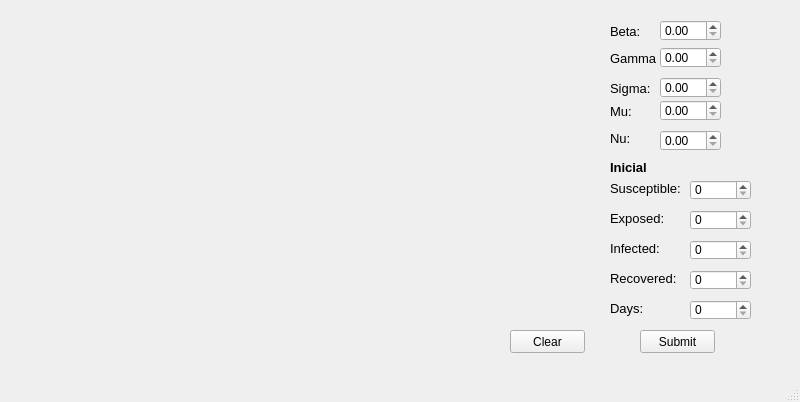
<?xml version="1.0" encoding="UTF-8"?>
<ui version="4.0">
 <class>MainWindow</class>
 <widget class="QMainWindow" name="MainWindow">
  <property name="geometry">
   <rect>
    <x>0</x>
    <y>0</y>
    <width>800</width>
    <height>402</height>
   </rect>
  </property>
  <property name="windowTitle">
   <string>MainWindow</string>
  </property>
  <widget class="QWidget" name="centralwidget">
   <widget class="QCustomPlot" name="plotCustom" native="true">
    <property name="geometry">
     <rect>
      <x>20</x>
      <y>10</y>
      <width>561</width>
      <height>311</height>
     </rect>
    </property>
   </widget>
   <widget class="QLabel" name="label">
    <property name="geometry">
     <rect>
      <x>610</x>
      <y>23</y>
      <width>47</width>
      <height>16</height>
     </rect>
    </property>
    <property name="font">
     <font>
      <pointsize>10</pointsize>
     </font>
    </property>
    <property name="text">
     <string>Beta:</string>
    </property>
   </widget>
   <widget class="QDoubleSpinBox" name="spBoxBeta">
    <property name="geometry">
     <rect>
      <x>660</x>
      <y>20</y>
      <width>61</width>
      <height>21</height>
     </rect>
    </property>
   </widget>
   <widget class="QDoubleSpinBox" name="spBoxGamma">
    <property name="geometry">
     <rect>
      <x>660</x>
      <y>47</y>
      <width>61</width>
      <height>21</height>
     </rect>
    </property>
   </widget>
   <widget class="QLabel" name="label_2">
    <property name="geometry">
     <rect>
      <x>610</x>
      <y>50</y>
      <width>47</width>
      <height>16</height>
     </rect>
    </property>
    <property name="font">
     <font>
      <pointsize>10</pointsize>
     </font>
    </property>
    <property name="text">
     <string>Gamma:</string>
    </property>
   </widget>
   <widget class="QDoubleSpinBox" name="spBoxSigma">
    <property name="geometry">
     <rect>
      <x>660</x>
      <y>77</y>
      <width>61</width>
      <height>21</height>
     </rect>
    </property>
   </widget>
   <widget class="QLabel" name="label_3">
    <property name="geometry">
     <rect>
      <x>610</x>
      <y>80</y>
      <width>47</width>
      <height>16</height>
     </rect>
    </property>
    <property name="font">
     <font>
      <pointsize>10</pointsize>
     </font>
    </property>
    <property name="text">
     <string>Sigma:</string>
    </property>
   </widget>
   <widget class="QLabel" name="label_4">
    <property name="geometry">
     <rect>
      <x>610</x>
      <y>130</y>
      <width>47</width>
      <height>16</height>
     </rect>
    </property>
    <property name="font">
     <font>
      <pointsize>10</pointsize>
     </font>
    </property>
    <property name="text">
     <string>Nu:</string>
    </property>
   </widget>
   <widget class="QLabel" name="label_5">
    <property name="geometry">
     <rect>
      <x>610</x>
      <y>103</y>
      <width>47</width>
      <height>16</height>
     </rect>
    </property>
    <property name="font">
     <font>
      <pointsize>10</pointsize>
     </font>
    </property>
    <property name="text">
     <string>Mu:</string>
    </property>
   </widget>
   <widget class="QLabel" name="label_6">
    <property name="geometry">
     <rect>
      <x>610</x>
      <y>160</y>
      <width>47</width>
      <height>14</height>
     </rect>
    </property>
    <property name="font">
     <font>
      <pointsize>10</pointsize>
      <weight>75</weight>
      <bold>true</bold>
     </font>
    </property>
    <property name="text">
     <string>Inicial</string>
    </property>
   </widget>
   <widget class="QLabel" name="label_7">
    <property name="geometry">
     <rect>
      <x>610</x>
      <y>180</y>
      <width>71</width>
      <height>16</height>
     </rect>
    </property>
    <property name="font">
     <font>
      <pointsize>10</pointsize>
     </font>
    </property>
    <property name="text">
     <string>Susceptible:</string>
    </property>
   </widget>
   <widget class="QSpinBox" name="spBoxSusceptible">
    <property name="geometry">
     <rect>
      <x>690</x>
      <y>180</y>
      <width>61</width>
      <height>20</height>
     </rect>
    </property>
   </widget>
   <widget class="QLabel" name="label_8">
    <property name="geometry">
     <rect>
      <x>610</x>
      <y>210</y>
      <width>71</width>
      <height>16</height>
     </rect>
    </property>
    <property name="font">
     <font>
      <pointsize>10</pointsize>
     </font>
    </property>
    <property name="text">
     <string>Exposed:</string>
    </property>
   </widget>
   <widget class="QSpinBox" name="spBoxExposed">
    <property name="geometry">
     <rect>
      <x>690</x>
      <y>210</y>
      <width>61</width>
      <height>20</height>
     </rect>
    </property>
   </widget>
   <widget class="QLabel" name="label_9">
    <property name="geometry">
     <rect>
      <x>610</x>
      <y>240</y>
      <width>71</width>
      <height>16</height>
     </rect>
    </property>
    <property name="font">
     <font>
      <pointsize>10</pointsize>
     </font>
    </property>
    <property name="text">
     <string>Infected:</string>
    </property>
   </widget>
   <widget class="QSpinBox" name="spBoxInfected">
    <property name="geometry">
     <rect>
      <x>690</x>
      <y>240</y>
      <width>61</width>
      <height>20</height>
     </rect>
    </property>
   </widget>
   <widget class="QLabel" name="label_10">
    <property name="geometry">
     <rect>
      <x>610</x>
      <y>270</y>
      <width>71</width>
      <height>16</height>
     </rect>
    </property>
    <property name="font">
     <font>
      <pointsize>10</pointsize>
     </font>
    </property>
    <property name="text">
     <string>Recovered:</string>
    </property>
   </widget>
   <widget class="QSpinBox" name="spBoxRecovered">
    <property name="geometry">
     <rect>
      <x>690</x>
      <y>270</y>
      <width>61</width>
      <height>20</height>
     </rect>
    </property>
   </widget>
   <widget class="QLabel" name="label_11">
    <property name="geometry">
     <rect>
      <x>610</x>
      <y>300</y>
      <width>71</width>
      <height>16</height>
     </rect>
    </property>
    <property name="font">
     <font>
      <pointsize>10</pointsize>
     </font>
    </property>
    <property name="text">
     <string>Days:</string>
    </property>
   </widget>
   <widget class="QSpinBox" name="spBoxDays">
    <property name="geometry">
     <rect>
      <x>690</x>
      <y>300</y>
      <width>61</width>
      <height>20</height>
     </rect>
    </property>
   </widget>
   <widget class="QPushButton" name="pushButton">
    <property name="geometry">
     <rect>
      <x>640</x>
      <y>330</y>
      <width>75</width>
      <height>23</height>
     </rect>
    </property>
    <property name="text">
     <string>Submit</string>
    </property>
   </widget>
   <widget class="QPushButton" name="pushButton_2">
    <property name="geometry">
     <rect>
      <x>510</x>
      <y>330</y>
      <width>75</width>
      <height>23</height>
     </rect>
    </property>
    <property name="text">
     <string>Clear</string>
    </property>
   </widget>
   <widget class="QDoubleSpinBox" name="spBoxMu">
    <property name="geometry">
     <rect>
      <x>660</x>
      <y>100</y>
      <width>61</width>
      <height>21</height>
     </rect>
    </property>
   </widget>
   <widget class="QDoubleSpinBox" name="spBoxNu">
    <property name="geometry">
     <rect>
      <x>660</x>
      <y>130</y>
      <width>61</width>
      <height>21</height>
     </rect>
    </property>
   </widget>
  </widget>
  <widget class="QMenuBar" name="menubar">
   <property name="geometry">
    <rect>
     <x>0</x>
     <y>0</y>
     <width>800</width>
     <height>22</height>
    </rect>
   </property>
  </widget>
  <widget class="QStatusBar" name="statusbar"/>
 </widget>
 <customwidgets>
  <customwidget>
   <class>QCustomPlot</class>
   <extends>QWidget</extends>
   <header>qcustomplot.h</header>
   <container>1</container>
  </customwidget>
 </customwidgets>
 <resources/>
 <connections/>
</ui>
